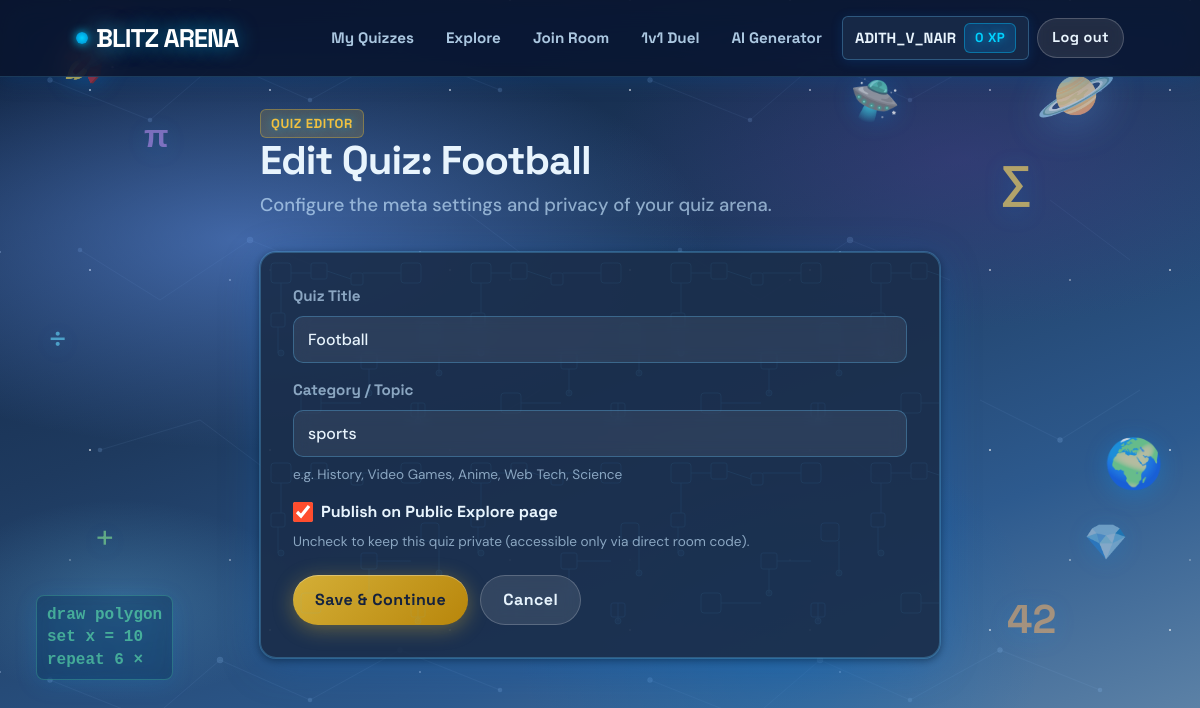
Screenshot of /quizzes/3/edit/ (signed in) with the database file from the repository.
### apps/accounts/models.py (models this page shows, shortened)
class User(AbstractUser):
    avatar = models.CharField(max_length=50, default='default', blank=True)
    xp = models.PositiveIntegerField(default=0)

### apps/quizzes/models.py (models this page shows, shortened)
class Quiz(models.Model):
    owner = models.ForeignKey(
        settings.AUTH_USER_MODEL,
        on_delete=models.CASCADE,
        related_name='quizzes'
    )
    title = models.CharField(max_length=255)
    topic = models.CharField(max_length=100, blank=True, default='General')
    is_public = models.BooleanField(default=True)
    created_by_ai = models.BooleanField(default=False)
    created_at = models.DateTimeField(auto_now_add=True)
    class Meta:
        ordering = ['-created_at']

### apps/quizzes/views.py (the view)
# urls.py: path('<int:quiz_id>/edit/', views.edit_quiz_view, name='edit_quiz'),
@login_required
def edit_quiz_view(request, quiz_id):
    quiz = get_object_or_404(Quiz, id=quiz_id)
    if quiz.owner != request.user:
        return HttpResponseForbidden("You can only edit your own quizzes.")
    if request.method == 'POST':
        form = QuizForm(request.POST, instance=quiz)
        if form.is_valid():
            form.save()
            messages.success(request, 'Quiz details updated successfully.')
            return redirect('quiz_detail', quiz_id=quiz.id)
    else:
        form = QuizForm(instance=quiz)
    return render(request, 'quizzes/form.html', {
        'form': form,
        'quiz': quiz,
        'action_title': f"Edit Quiz: {quiz.title}",
    })

### apps/quizzes/forms.py
class QuizForm(forms.ModelForm):
    class Meta:
        model = Quiz
        fields = ['title', 'topic', 'is_public']
        widgets = {
            'title': forms.TextInput(attrs={'placeholder': 'e.g. 90s Retro Gaming Trivia'}),
            'topic': forms.TextInput(attrs={'placeholder': 'e.g. Gaming, Science, Cinema'}),
            'is_public': forms.CheckboxInput(),
        }

### templates/quizzes/form.html (shortened to what this page needs)
{% extends 'base.html' %}
{% block content %}
<div class="auth-wrapper form-wrapper-lg">
  <div class="page-header">
    <div class="badge badge-accent">Quiz Editor</div>
    <h1 class="page-title">{{ action_title }}</h1>
    <p class="page-subtitle">Configure the meta settings and privacy of your quiz arena.</p>
  </div>
  <div class="card">
    <form method="post">
      <div class="form-group">
        <label class="form-label" for="{{ form.title.id_for_label }}">Quiz Title</label>
        {{ form.title }}
      </div>
      <div class="form-group">
        <label class="form-label" for="{{ form.topic.id_for_label }}">Category / Topic</label>
        {{ form.topic }}
        <div class="form-help">e.g. History, Video Games, Anime, Web Tech, Science</div>
      </div>
      <div class="form-group checkbox-group">
        <label class="checkbox-label">
          {{ form.is_public }}
          <span>Publish on Public Explore page</span>
        </label>
        <div class="form-help">Uncheck to keep this quiz private (accessible only via direct room code).</div>
      </div>
      <div class="form-actions">
        <button type="submit" class="btn btn-primary">Save & Continue</button>
        <a href="{% url 'my_quizzes' %}" class="btn btn-secondary">Cancel</a>
      </div>
    </form>
  </div>
</div>
{% endblock %}

### templates/components/navbar.html
<nav class="navbar">
  <div class="container nav-container">
    <a href="/" class="brand">
      <span class="brand-dot"></span>BLITZ ARENA
    </a>
    <ul class="nav-links">
      {% if user.is_authenticated %}
        <li><a href="/quizzes/" class="nav-link">My Quizzes</a></li>
        <li><a href="/quizzes/explore/" class="nav-link">Explore</a></li>
        <li><a href="/rooms/join/" class="nav-link">Join Room</a></li>
        <li><a href="/rooms/duel/" class="nav-link">1v1 Duel</a></li>
        <li><a href="/ai/generate/" class="nav-link">AI Generator</a></li>
        <li>
          <a href="{% url 'profile' %}" class="user-pill">
            <span>{{ user.username }}</span>
            <span class="badge">{{ user.xp }} XP</span>
          </a>
        </li>
        <li><a href="{% url 'logout' %}" class="btn btn-secondary btn-sm">Log out</a></li>
      {% else %}
        <li><a href="{% url 'login' %}" class="nav-link">Log in</a></li>
        <li><a href="{% url 'signup' %}" class="btn btn-primary btn-sm">Sign up</a></li>
      {% endif %}
    </ul>
  </div>
</nav>

### static/css/tokens.css (style rules this page uses)
:root { --bg: #F4EFE6; --surface: #FFFFFF; --surface-alt: #FDFBF7; --ink: #18181B; --muted: #64748B; --muted-light: #94A3B8; --accent: #FF4D2E; --accent-hover: #E63E20; --accent-2: #FFD23F; --good: #10B981; --bad: #EF4444; --opt-a: #3B82F6; --opt-b: #F97316; --opt-c: #10B981; --opt-d: #8B5CF6; --border: 2.5px solid var(--ink); --border-thin: 1.5px solid var(--ink); --shadow: 4px 4px 0 var(--ink); --shadow-lg: 6px 6px 0 var(--ink); --shadow-sm: 2px 2px 0 var(--ink); --shadow-hover: 2px 2px 0 var(--ink); --shadow-active: 0px 0px 0 var(--ink); --radius: 10px; --radius-sm: 6px; --radius-full: 9999px; --font-head: 'Space Grotesk', system-ui, -apple-system, sans-serif; --font-body: 'DM Sans', system-ui, -apple-system, sans-serif; --space-2xs: 4px; --space-xs: 8px; --space-sm: 12px; --space-md: 16px; --space-lg: 24px; --space-xl: 32px; --space-2xl: 48px; --space-3xl: 64px; }

### static/css/base.css (style rules this page uses)
*, *::before, *::after { box-sizing: border-box; margin: 0; padding: 0; }
body { font-family: var(--font-body); background-color: var(--bg); background-image: radial-gradient(rgba(24, 24, 27, 0.12) 1.2px, transparent 1.2px); background-size: 24px 24px; color: var(--ink); min-height: 100vh; display: flex; flex-direction: column; line-height: 1.5; -webkit-font-smoothing: antialiased; }
h1, h2, h3, h4, h5, h6 { font-family: var(--font-head); font-weight: 700; line-height: 1.15; color: var(--ink); letter-spacing: -0.025em; }
h1 { font-size: 2.5rem; margin-bottom: var(--space-md); }
p { margin-bottom: var(--space-md); color: var(--ink); }
a { color: var(--ink); font-weight: 600; text-decoration: underline; text-decoration-thickness: 2px; text-underline-offset: 3px; cursor: pointer; transition: color 0.15s ease; }
.container { width: 100%; max-width: 1080px; margin: 0 auto; padding: 0 var(--space-md); }
.page-header { margin-bottom: var(--space-xl); text-align: left; }
.page-title { margin-bottom: var(--space-xs); display: flex; align-items: center; gap: var(--space-sm); flex-wrap: wrap; }
.page-subtitle { color: var(--muted); font-size: 1.15rem; font-weight: 500; max-width: 650px; }
.badge { display: inline-flex; align-items: center; gap: 4px; padding: 4px 10px; font-family: var(--font-head); font-size: 0.82rem; font-weight: 700; text-transform: uppercase; letter-spacing: 0.04em; border: var(--border-thin); border-radius: var(--radius-sm); background-color: var(--accent-2); color: var(--ink); box-shadow: 2px 2px 0 var(--ink); }
.badge-accent { background-color: var(--accent); color: #FFFFFF; }
.auth-wrapper { max-width: 500px; margin: 0 auto; }

### rows the page displays
User: username "ADITH_V_NAIR", xp "0"
Quiz: title "Football", topic "sports", is_public "☑"

### other values shown
{{ action_title }} "Edit Quiz: Football"
